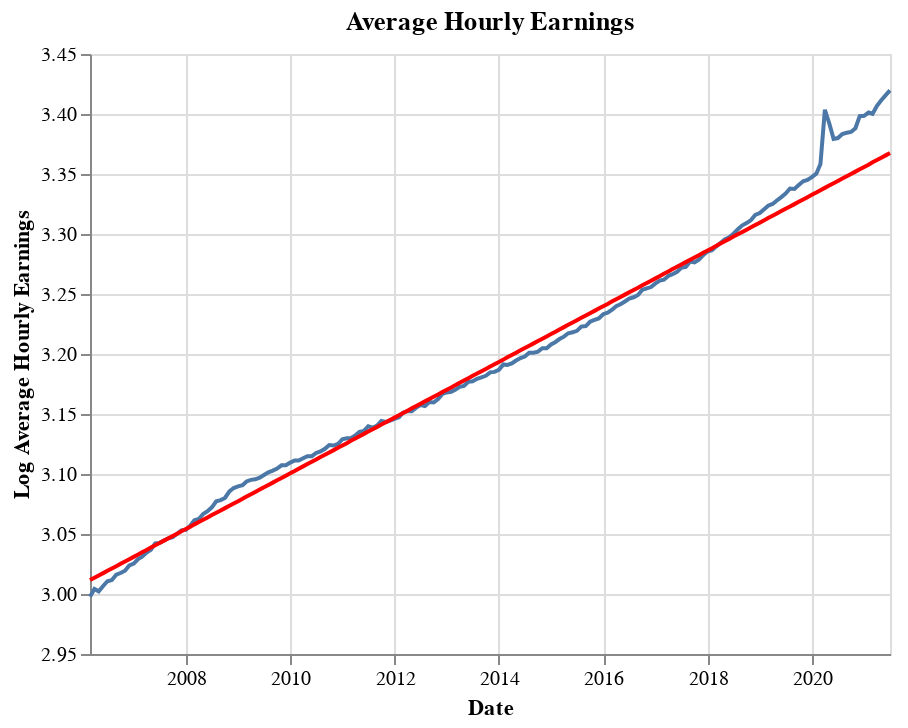

Source (notebook cell):
### Code cell
raw = alt.Chart(dat['2000':].reset_index(), title = 'Average Hourly Earnings').mark_line().encode(
    x=alt.X('index:T', axis=alt.Axis(title='Date')),
    y=alt.Y('ln_avg_hourly_earnings:Q', axis=alt.Axis(title='Log Average Hourly Earnings'), scale=alt.Scale(zero=False))
)

pred = alt.Chart(dat['2000':].reset_index()).mark_line(color = 'red').encode(
    x=alt.X('index:T'),
    y=alt.Y('longpred_ln_avg_hourly_earnings:Q', scale=alt.Scale(zero=False))
)


raw + pred

### Figure 1 — Vega-Lite specification as saved in the notebook (floating-point values rounded to 4 significant figures; data arrays with more than 128 entries replaced by an {"elided": "..."} marker saying what was removed)
{"config": {"view": {"continuousWidth": 400, "continuousHeight": 300}}, "layer": [{"data": {"name": "data-ed733087fd2269457180b55e839dbdef"}, "mark": "line", "encoding": {"x": {"type": "temporal", "axis": {"title": "Date"}, "field": "index"}, "y": {"type": "quantitative", "axis": {"title": "Log Average Hourly Earnings"}, "field": "ln_avg_hourly_earnings", "scale": {"zero": false}}}, "title": "Average Hourly Earnings"}, {"data": {"name": "data-ed733087fd2269457180b55e839dbdef"}, "mark": {"type": "line", "color": "red"}, "encoding": {"x": {"type": "temporal", "field": "index"}, "y": {"type": "quantitative", "field": "longpred_ln_avg_hourly_earnings", "scale": {"zero": false}}}}], "$schema": "https://vega.github.io/schema/vega-lite/v4.8.1.json", "datasets": {"data-ed733087fd2269457180b55e839dbdef": {"elided": "185 records"}}}
